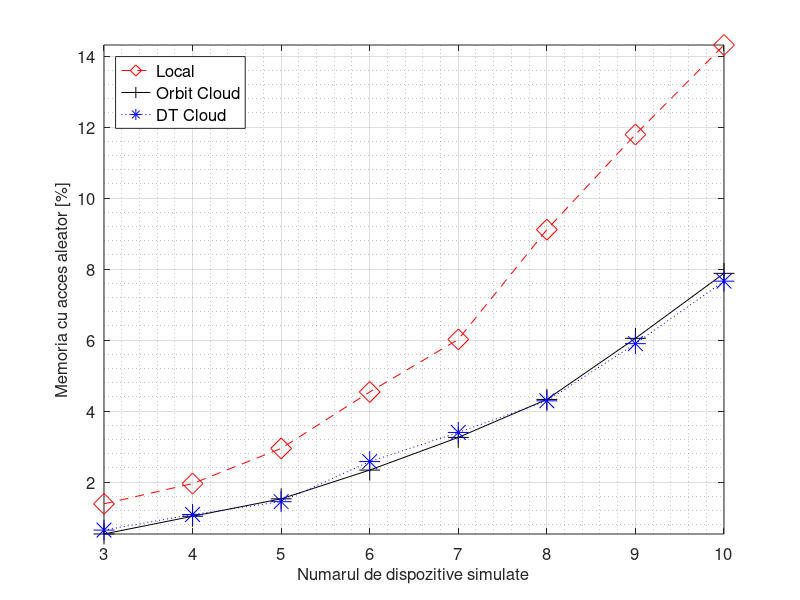
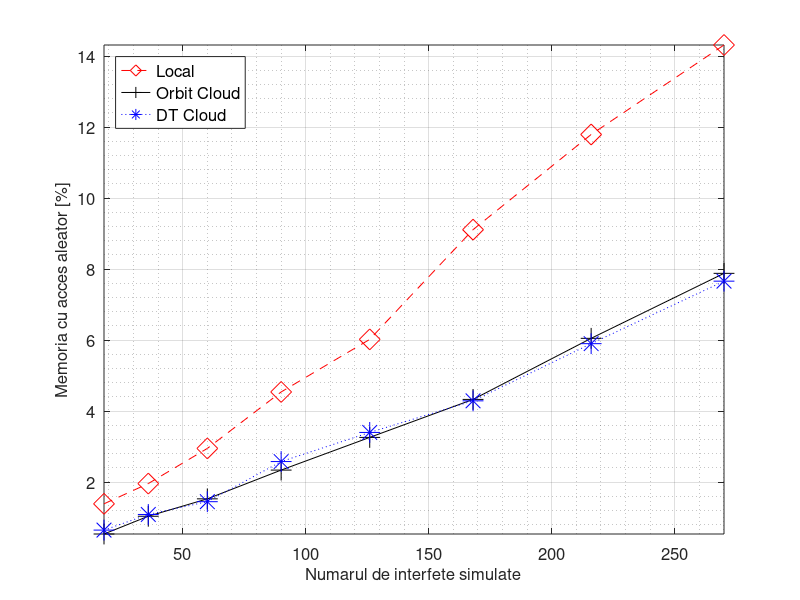
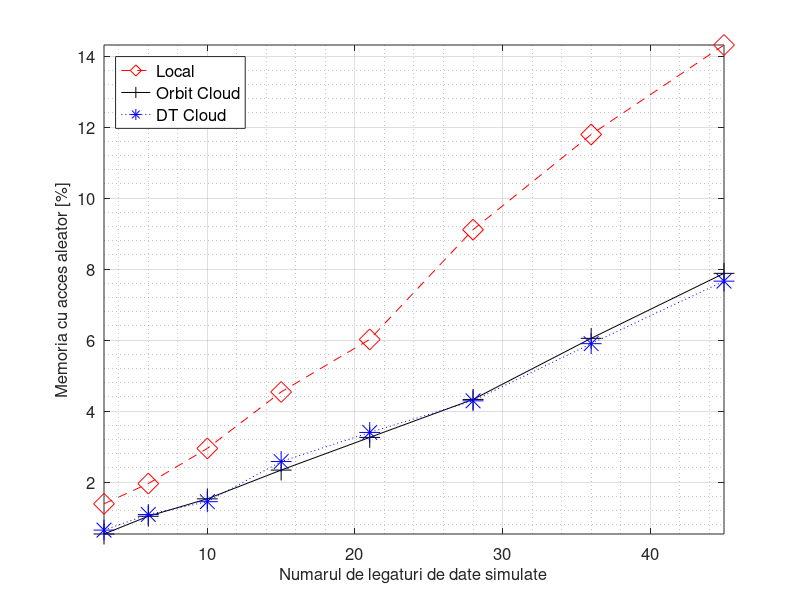

The MATLAB script that drew these images, in order:
nes = [3,4,5,6,7,8,9,10]
intfs = [18,36,60,90,126,168,216,270]
links = [3,6,10,15,21,28,36,45]

local_percent = [0.0139,0.0196,0.0295,0.0454,0.0602,0.0911,0.1179,0.1431]
orbit_percent = [0.0054,0.0104,0.0153,0.0234,0.0326,0.0433,0.0605,0.0788]
dt_percent = [0.0065,0.0109,0.0145,0.0258,0.034,0.0429,0.059,0.0766]

local = local_percent * 100
orbit = orbit_percent * 100
dt = dt_percent * 100
figure(1)
plot(nes,local, '--dr', 'markersize', 15, nes, orbit, '-+k', 'markersize', 15, nes, dt, ':*b', 'markersize', 15)
set(gca, "fontsize", 12)

xlabel('Numarul de dispozitive simulate', "fontsize", 12)
grid on
grid minor on
ylabel('Memoria cu acces aleator [%]', "fontsize", 12)
leg = legend('Local','Orbit Cloud','DT Cloud', "location", 'northwest')
set(leg, "fontsize", 12)
axis('tight')

#la = num2str(local(:));
#lb = cellstr(la);
#lc = strtrim(lb);

#oa = num2str(orbit(:));
#ob = cellstr(oa);
#oc = strtrim(ob);

#da = num2str(dt(:));
#db = cellstr(da);
#dc = strtrim(db);

#text(nes, local, lc)
#text(nes, orbit, oc)
#text(nes, dt, dc)

figure(2)
plot(intfs,local, '--dr', 'markersize', 15, intfs, orbit, '-+k', 'markersize', 15, intfs, dt, ':*b', 'markersize', 15)
set(gca, "fontsize", 12)

xlabel('Numarul de interfete simulate', "fontsize", 12)
grid on
grid minor on
ylabel('Memoria cu acces aleator [%]', "fontsize", 12)
leg = legend('Local','Orbit Cloud','DT Cloud', "location", 'northwest')
set(leg, "fontsize", 12)
axis('tight')

#la = num2str(local(:));
#lb = cellstr(la);
#lc = strtrim(lb);

#oa = num2str(orbit(:));
#ob = cellstr(oa);
#oc = strtrim(ob);

#da = num2str(dt(:));
#db = cellstr(da);
#dc = strtrim(db);

#text(intfs, local, lc)
#text(intfs, orbit, oc)
#text(intfs, dt, dc)

figure(3)
plot(links,local, '--dr', 'markersize', 15, links, orbit, '-+k', 'markersize', 15, links, dt, ':*b', 'markersize', 15)
set(gca, "fontsize", 12)

xlabel('Numarul de legaturi de date simulate', "fontsize", 12)
grid on
grid minor on
ylabel('Memoria cu acces aleator [%]', "fontsize", 12)
leg = legend('Local','Orbit Cloud','DT Cloud', "location", 'northwest')
set(leg, "fontsize", 12)
axis('tight')

#la = num2str(local(:));
#lb = cellstr(la);
#lc = strtrim(lb);

#oa = num2str(orbit(:));
#ob = cellstr(oa);
#oc = strtrim(ob);

#da = num2str(dt(:));
#db = cellstr(da);
#dc = strtrim(db);

#text(links, local, lc)
#text(links, orbit, oc)
#text(links, dt, dc)
